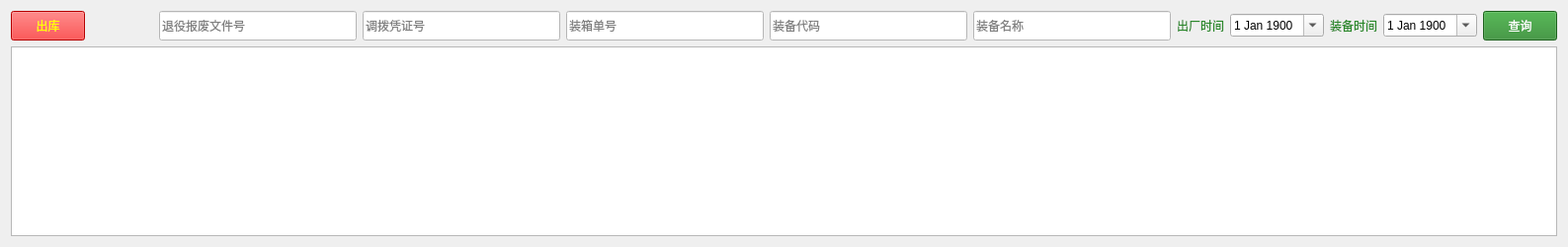
         <widget class="QWidget" name="tab_Info2">
          <attribute name="title">
           <string>出库</string>
          </attribute>
          <layout class="QGridLayout" name="gridLayout_16">
           <item row="0" column="0">
            <widget class="QPushButton" name="pushButton_Deliver">
             <property name="minimumSize">
              <size>
               <width>75</width>
               <height>30</height>
              </size>
             </property>
             <property name="maximumSize">
              <size>
               <width>75</width>
               <height>30</height>
              </size>
             </property>
             <property name="styleSheet">
              <string notr="true">font: 75 15pt &quot;微软雅黑&quot;;
color: rgb(255, 255, 0);
background-color: rgb(255, 0, 0);
</string>
             </property>
             <property name="text">
              <string>出库</string>
             </property>
             <property name="flat">
              <bool>false</bool>
             </property>
            </widget>
           </item>
           <item row="0" column="1">
            <spacer name="horizontalSpacer_6">
             <property name="orientation">
              <enum>Qt::Horizontal</enum>
             </property>
             <property name="sizeHint" stdset="0">
              <size>
               <width>63</width>
               <height>20</height>
              </size>
             </property>
            </spacer>
           </item>
           <item row="0" column="2">
            <layout class="QGridLayout" name="gridLayout_14">
             <item row="0" column="0">
              <widget class="QLineEdit" name="lineEdit_DeliveryBFWenJianHao">
               <property name="minimumSize">
                <size>
                 <width>200</width>
                 <height>30</height>
                </size>
               </property>
               <property name="maximumSize">
                <size>
                 <width>200</width>
                 <height>30</height>
                </size>
               </property>
               <property name="styleSheet">
                <string notr="true">background-color: rgb(255, 255, 255);
font: 14pt &quot;微软雅黑&quot;;</string>
               </property>
               <property name="placeholderText">
                <string>退役报废文件号</string>
               </property>
              </widget>
             </item>
             <item row="0" column="1">
              <widget class="QLineEdit" name="lineEdit_DeliveryDBPingZhengHao">
               <property name="minimumSize">
                <size>
                 <width>200</width>
                 <height>30</height>
                </size>
               </property>
               <property name="maximumSize">
                <size>
                 <width>200</width>
                 <height>30</height>
                </size>
               </property>
               <property name="styleSheet">
                <string notr="true">background-color: rgb(255, 255, 255);
font: 14pt &quot;微软雅黑&quot;;</string>
               </property>
               <property name="placeholderText">
                <string>调拨凭证号</string>
               </property>
              </widget>
             </item>
             <item row="0" column="2">
              <widget class="QLineEdit" name="lineEdit_DeliveryXZDanHao">
               <property name="minimumSize">
                <size>
                 <width>200</width>
                 <height>30</height>
                </size>
               </property>
               <property name="maximumSize">
                <size>
                 <width>200</width>
                 <height>30</height>
                </size>
               </property>
               <property name="styleSheet">
                <string notr="true">background-color: rgb(255, 255, 255);
font: 14pt &quot;微软雅黑&quot;;</string>
               </property>
               <property name="placeholderText">
                <string>装箱单号</string>
               </property>
              </widget>
             </item>
             <item row="0" column="3">
              <widget class="QLineEdit" name="lineEdit_DeliveryZBDaima">
               <property name="minimumSize">
                <size>
                 <width>200</width>
                 <height>30</height>
                </size>
               </property>
               <property name="maximumSize">
                <size>
                 <width>200</width>
                 <height>30</height>
                </size>
               </property>
               <property name="styleSheet">
                <string notr="true">background-color: rgb(255, 255, 255);
font: 14pt &quot;微软雅黑&quot;;</string>
               </property>
               <property name="placeholderText">
                <string>装备代码</string>
               </property>
              </widget>
             </item>
             <item row="0" column="4">
              <widget class="QLineEdit" name="lineEdit_DeliveryZBMingCheng">
               <property name="minimumSize">
                <size>
                 <width>200</width>
                 <height>30</height>
                </size>
               </property>
               <property name="maximumSize">
                <size>
                 <width>200</width>
                 <height>30</height>
                </size>
               </property>
               <property name="styleSheet">
                <string notr="true">background-color: rgb(255, 255, 255);
font: 14pt &quot;微软雅黑&quot;;</string>
               </property>
               <property name="placeholderText">
                <string>装备名称</string>
               </property>
              </widget>
             </item>
             <item row="0" column="5">
              <widget class="QLabel" name="label_10">
               <property name="maximumSize">
                <size>
                 <width>80</width>
                 <height>16777215</height>
                </size>
               </property>
               <property name="styleSheet">
                <string notr="true">font: 75 15pt &quot;微软雅黑&quot;;
color: rgb(41, 136, 41);</string>
               </property>
               <property name="text">
                <string>出厂时间</string>
               </property>
               <property name="alignment">
                <set>Qt::AlignRight|Qt::AlignTrailing|Qt::AlignVCenter</set>
               </property>
              </widget>
             </item>
             <item row="0" column="6">
              <widget class="QDateEdit" name="dateEdit_DeliveryCC">
               <property name="maximumSize">
                <size>
                 <width>140</width>
                 <height>16777215</height>
                </size>
               </property>
               <property name="styleSheet">
                <string notr="true">font: 75 15pt &quot;微软雅黑&quot;;</string>
               </property>
               <property name="buttonSymbols">
                <enum>QAbstractSpinBox::UpDownArrows</enum>
               </property>
               <property name="calendarPopup">
                <bool>true</bool>
               </property>
               <property name="date">
                <date>
                 <year>1900</year>
                 <month>1</month>
                 <day>1</day>
                </date>
               </property>
              </widget>
             </item>
             <item row="0" column="7">
              <widget class="QLabel" name="label_9">
               <property name="maximumSize">
                <size>
                 <width>80</width>
                 <height>16777215</height>
                </size>
               </property>
               <property name="styleSheet">
                <string notr="true">font: 75 15pt &quot;微软雅黑&quot;;
color: rgb(41, 136, 41);</string>
               </property>
               <property name="text">
                <string>装备时间</string>
               </property>
               <property name="alignment">
                <set>Qt::AlignRight|Qt::AlignTrailing|Qt::AlignVCenter</set>
               </property>
              </widget>
             </item>
             <item row="0" column="8">
              <widget class="QDateEdit" name="dateEdit_DeliveryZB">
               <property name="maximumSize">
                <size>
                 <width>140</width>
                 <height>16777215</height>
                </size>
               </property>
               <property name="styleSheet">
                <string notr="true">font: 75 15pt &quot;微软雅黑&quot;;</string>
               </property>
               <property name="buttonSymbols">
                <enum>QAbstractSpinBox::UpDownArrows</enum>
               </property>
               <property name="calendarPopup">
                <bool>true</bool>
               </property>
               <property name="date">
                <date>
                 <year>1900</year>
                 <month>1</month>
                 <day>1</day>
                </date>
               </property>
              </widget>
             </item>
             <item row="0" column="9">
              <widget class="QPushButton" name="pushButton_QueryDeliver">
               <property name="minimumSize">
                <size>
                 <width>75</width>
                 <height>30</height>
                </size>
               </property>
               <property name="maximumSize">
                <size>
                 <width>75</width>
                 <height>30</height>
                </size>
               </property>
               <property name="styleSheet">
                <string notr="true">font: 75 15pt &quot;微软雅黑&quot;;
background-color: rgb(41, 136, 41);
color: rgb(255, 255, 255);</string>
               </property>
               <property name="text">
                <string>查询</string>
               </property>
              </widget>
             </item>
            </layout>
           </item>
           <item row="1" column="0" colspan="3">
            <widget class="QTableWidget" name="tableWidget_Delivery">
             <property name="sortingEnabled">
              <bool>true</bool>
             </property>
            </widget>
           </item>
          </layout>
         </widget>
